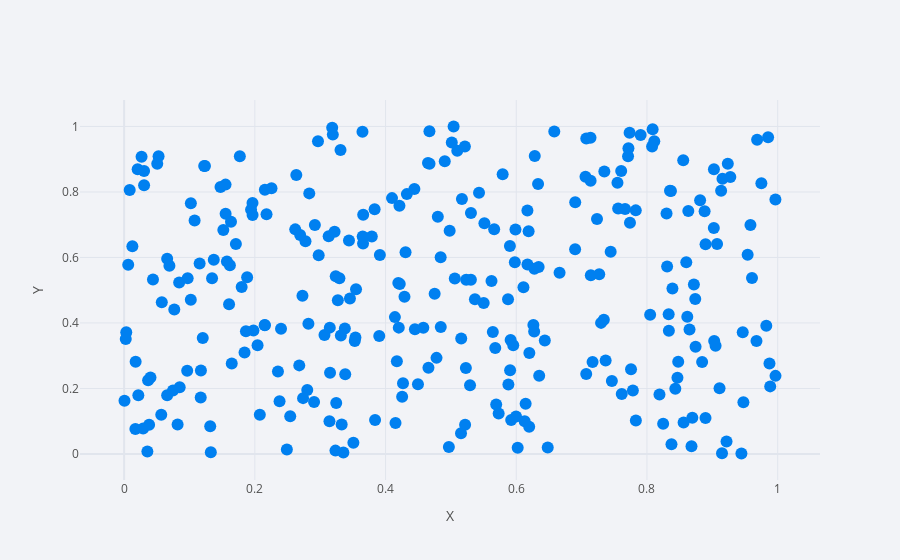

This figure's notebook cell:
### Code cell
df3= pd.DataFrame(np.random.rand(300,3), columns=['a','b','c'])
df3.iplot(x= 'a', y = 'b', mode = 'markers', xTitle = 'X', yTitle = 'Y')

### Figure 1 — Plotly figure (JSON) as saved in the notebook; plotly's stock layout.template omitted (floating-point values rounded to 4 significant figures; data arrays with more than 128 entries replaced by an {"elided": "..."} marker saying what was removed)
{"data": [{"line": {"color": "rgba(0, 128, 240, 1.0)", "dash": "solid", "shape": "linear", "width": 1.3}, "marker": {"size": 12, "symbol": "circle"}, "mode": "markers", "name": "b", "text": "", "type": "scatter", "x": {"elided": "300 float values"}, "y": {"elided": "300 float values"}}], "layout": {"legend": {"bgcolor": "#F2F3F7", "font": {"color": "#505050"}}, "paper_bgcolor": "#F2F3F7", "plot_bgcolor": "#F2F3F7", "title": {"font": {"color": "#484848"}}, "xaxis": {"gridcolor": "#E1E5ED", "showgrid": true, "tickfont": {"color": "#505050"}, "title": {"font": {"color": "#505050"}, "text": "X"}, "zerolinecolor": "#E1E5ED"}, "yaxis": {"gridcolor": "#E1E5ED", "showgrid": true, "tickfont": {"color": "#505050"}, "title": {"font": {"color": "#505050"}, "text": "Y"}, "zerolinecolor": "#E1E5ED"}}}
